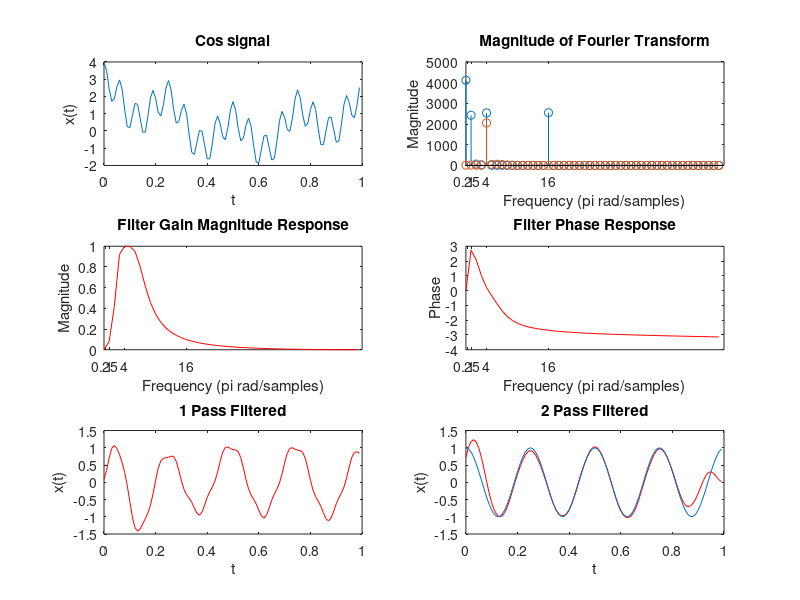

The MATLAB source for this figure:
clf
clear all

w1=1/4;
w2=1;
w3=4;
w4=16;
Fs=100;
t=0:1/Fs:1-1/Fs;
n=length(t);
z=                              cos(2*pi*w3*t);
x=cos(2*pi*w1*t)+cos(2*pi*w2*t)+cos(2*pi*w3*t)+cos(2*pi*w4*t);

ah(1)=subplot(321);
plot(t,x);
title('Cos signal')
xlabel('t')
ylabel('x(t)')

axis=0:2/n:1-2/n;
axis=axis*Fs/2;

ah(2)=subplot(322);
mag=abs(fft(x));
stem(axis,mag(1:length(mag)/2).^2)
title('Magnitude of Fourier Transform')
xlabel('Frequency (pi rad/samples)')
ylabel('Magnitude')

ah(3)=subplot(323);
[B,A]=butter(2,[.05 .15],'bandpass');
[H,W]=freqz(B,A,n/2);
plot(axis,abs(H),'r')
title('Filter Gain Magnitude Response')
xlabel('Frequency (pi rad/samples)')
ylabel('Magnitude')

ah(4)=subplot(324);
plot(axis,angle(H),'r')
title('Filter Phase Response')
xlabel('Frequency (pi rad/samples)')
ylabel('Phase')

ah(5)=subplot(325);
xfilt=filter(B,A,x);
plot(t,xfilt,'r')
title('1 Pass Filtered')
xlabel('t')
ylabel('x(t)')

ah(6)=subplot(326);
xfilt2=flipud(filter(B,A,flipud(xfilt(:))));
plot(t,xfilt2,'r')
title('2 Pass Filtered')
xlabel('t')
ylabel('x(t)')

axes(ah(2))
hold on
mag=abs(fft(xfilt2));
stem(axis,mag(1:length(mag)/2).^2)
hold off

axes(ah(6))
hold on
plot(t,z);
% Cosmetics
set(ah([2 3 4]),'xtick',[w1 w2 w3 w4])


